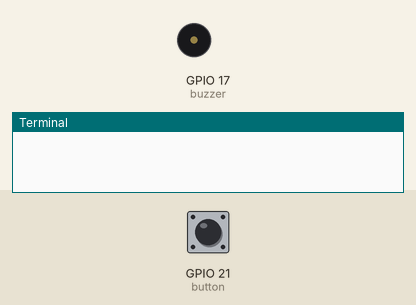
This program was run on a simulated Raspberry Pi (BCM pin numbers). Shown: buzzer (waves = sounding, pin HIGH), the last lines printed to the terminal. The inputs (shaded band) are chosen by the test bench; at power-on: GPIO 21 (button) HIGH.

Above: at 1.2 s.
1.3 s: GPIO 21 (button) pulled LOW for 0.15 s
At 1.37 s:
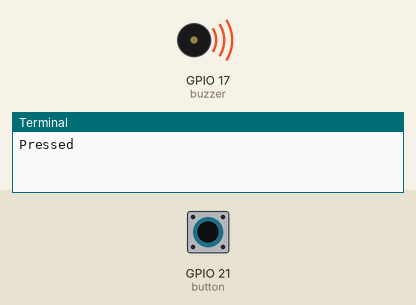
2.9 s: GPIO 21 (button) pulled LOW for 3.2 s
At 6.4 s:
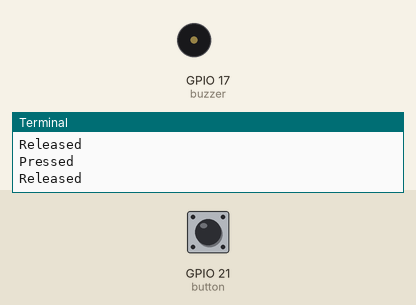
Timing chart, 0 to 7.9 s (numbered marks = the images above; inputs shaded):
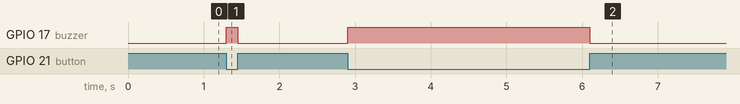

The program:

button_buzzer.py
```python
from gpiozero import Buzzer
from gpiozero import Button
from time import sleep

buzzer = Buzzer(17)
#button = Button(2)
button = Button(21)

while True:
    button.wait_for_press()
    print("Pressed")
    buzzer.on()
    button.wait_for_release()
    print("Released")
    buzzer.off()
```

Measured:
- after the input at 1.3 s, GPIO 17 (buzzer): LOW → HIGH at once, → LOW 0.15 s later
- after the input at 2.9 s, GPIO 17 (buzzer): LOW → HIGH at once, → LOW 3.2 s later
